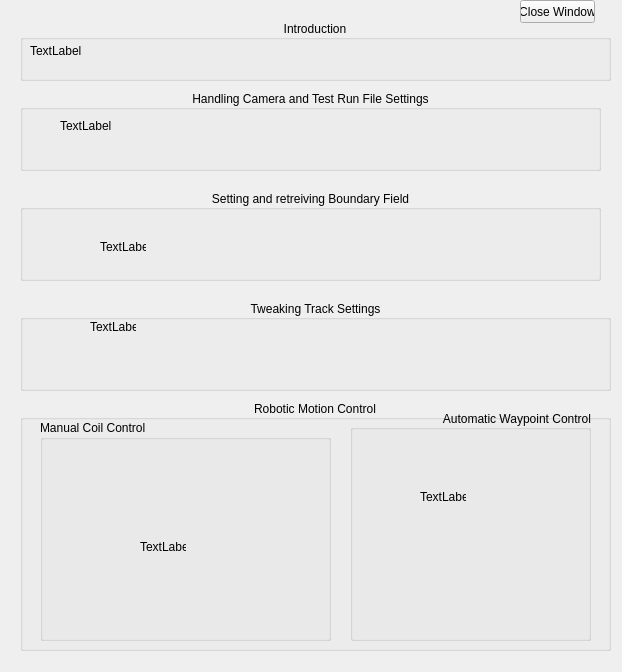
<?xml version="1.0" encoding="UTF-8"?>
<ui version="4.0">
 <class>Form</class>
 <widget class="QWidget" name="Form">
  <property name="geometry">
   <rect>
    <x>0</x>
    <y>0</y>
    <width>622</width>
    <height>672</height>
   </rect>
  </property>
  <property name="windowTitle">
   <string>Form</string>
  </property>
  <widget class="QGroupBox" name="groupBox">
   <property name="geometry">
    <rect>
     <x>20</x>
     <y>20</y>
     <width>591</width>
     <height>61</height>
    </rect>
   </property>
   <property name="title">
    <string>Introduction</string>
   </property>
   <property name="alignment">
    <set>Qt::AlignCenter</set>
   </property>
   <widget class="QLabel" name="label">
    <property name="geometry">
     <rect>
      <x>10</x>
      <y>20</y>
      <width>591</width>
      <height>21</height>
     </rect>
    </property>
    <property name="text">
     <string>TextLabel</string>
    </property>
   </widget>
  </widget>
  <widget class="QGroupBox" name="groupBox_2">
   <property name="geometry">
    <rect>
     <x>20</x>
     <y>90</y>
     <width>581</width>
     <height>81</height>
    </rect>
   </property>
   <property name="title">
    <string>Handling Camera and Test Run File Settings</string>
   </property>
   <property name="alignment">
    <set>Qt::AlignCenter</set>
   </property>
   <widget class="QLabel" name="label_2">
    <property name="geometry">
     <rect>
      <x>40</x>
      <y>20</y>
      <width>201</width>
      <height>31</height>
     </rect>
    </property>
    <property name="text">
     <string>TextLabel</string>
    </property>
   </widget>
  </widget>
  <widget class="QGroupBox" name="groupBox_3">
   <property name="geometry">
    <rect>
     <x>20</x>
     <y>190</y>
     <width>581</width>
     <height>91</height>
    </rect>
   </property>
   <property name="title">
    <string>Setting and retreiving Boundary Field</string>
   </property>
   <property name="alignment">
    <set>Qt::AlignCenter</set>
   </property>
   <widget class="QLabel" name="label_3">
    <property name="geometry">
     <rect>
      <x>80</x>
      <y>50</y>
      <width>46</width>
      <height>13</height>
     </rect>
    </property>
    <property name="text">
     <string>TextLabel</string>
    </property>
   </widget>
  </widget>
  <widget class="QGroupBox" name="groupBox_4">
   <property name="geometry">
    <rect>
     <x>20</x>
     <y>300</y>
     <width>591</width>
     <height>91</height>
    </rect>
   </property>
   <property name="title">
    <string>Tweaking Track Settings</string>
   </property>
   <property name="alignment">
    <set>Qt::AlignCenter</set>
   </property>
   <widget class="QLabel" name="label_4">
    <property name="geometry">
     <rect>
      <x>70</x>
      <y>20</y>
      <width>46</width>
      <height>13</height>
     </rect>
    </property>
    <property name="text">
     <string>TextLabel</string>
    </property>
   </widget>
  </widget>
  <widget class="QGroupBox" name="groupBox_5">
   <property name="geometry">
    <rect>
     <x>20</x>
     <y>400</y>
     <width>591</width>
     <height>251</height>
    </rect>
   </property>
   <property name="title">
    <string>Robotic Motion Control</string>
   </property>
   <property name="alignment">
    <set>Qt::AlignCenter</set>
   </property>
   <widget class="QGroupBox" name="groupBox_6">
    <property name="geometry">
     <rect>
      <x>20</x>
      <y>20</y>
      <width>291</width>
      <height>221</height>
     </rect>
    </property>
    <property name="title">
     <string>Manual Coil Control</string>
    </property>
    <widget class="QLabel" name="label_5">
     <property name="geometry">
      <rect>
       <x>100</x>
       <y>120</y>
       <width>46</width>
       <height>13</height>
      </rect>
     </property>
     <property name="text">
      <string>TextLabel</string>
     </property>
    </widget>
   </widget>
   <widget class="QGroupBox" name="groupBox_7">
    <property name="geometry">
     <rect>
      <x>330</x>
      <y>10</y>
      <width>241</width>
      <height>231</height>
     </rect>
    </property>
    <property name="title">
     <string>Automatic Waypoint Control</string>
    </property>
    <property name="alignment">
     <set>Qt::AlignRight|Qt::AlignTrailing|Qt::AlignVCenter</set>
    </property>
    <widget class="QLabel" name="label_6">
     <property name="geometry">
      <rect>
       <x>70</x>
       <y>80</y>
       <width>46</width>
       <height>13</height>
      </rect>
     </property>
     <property name="text">
      <string>TextLabel</string>
     </property>
    </widget>
   </widget>
  </widget>
  <widget class="QPushButton" name="helpwn_closepb">
   <property name="geometry">
    <rect>
     <x>520</x>
     <y>0</y>
     <width>75</width>
     <height>23</height>
    </rect>
   </property>
   <property name="text">
    <string>Close Window</string>
   </property>
  </widget>
 </widget>
 <resources/>
 <connections/>
</ui>
